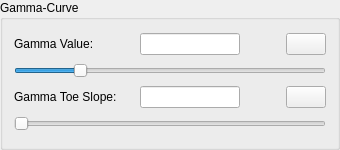
                  <widget class="QGroupBox" name="groupBox_5">
                   <property name="minimumSize">
                    <size>
                     <width>0</width>
                     <height>150</height>
                    </size>
                   </property>
                   <property name="maximumSize">
                    <size>
                     <width>16777215</width>
                     <height>200</height>
                    </size>
                   </property>
                   <property name="title">
                    <string>Gamma-Curve</string>
                   </property>
                   <layout class="QHBoxLayout" name="horizontalLayout_7">
                    <item>
                     <layout class="QVBoxLayout" name="verticalLayout_9">
                      <item>
                       <layout class="QHBoxLayout" name="horizontalLayout_12">
                        <item>
                         <widget class="QLabel" name="label_2">
                          <property name="minimumSize">
                           <size>
                            <width>120</width>
                            <height>0</height>
                           </size>
                          </property>
                          <property name="maximumSize">
                           <size>
                            <width>120</width>
                            <height>16777215</height>
                           </size>
                          </property>
                          <property name="text">
                           <string>Gamma Value:</string>
                          </property>
                         </widget>
                        </item>
                        <item>
                         <widget class="QLineEdit" name="LE_Gamma">
                          <property name="maximumSize">
                           <size>
                            <width>100</width>
                            <height>16777215</height>
                           </size>
                          </property>
                         </widget>
                        </item>
                        <item>
                         <spacer name="horizontalSpacer_2">
                          <property name="orientation">
                           <enum>Qt::Horizontal</enum>
                          </property>
                          <property name="sizeHint" stdset="0">
                           <size>
                            <width>40</width>
                            <height>20</height>
                           </size>
                          </property>
                         </spacer>
                        </item>
                        <item>
                         <widget class="QPushButton" name="B_GammaOrig">
                          <property name="maximumSize">
                           <size>
                            <width>50</width>
                            <height>16777215</height>
                           </size>
                          </property>
                          <property name="text">
                           <string/>
                          </property>
                          <property name="icon">
                           <iconset resource="rawshop.qrc">
                            <normaloff>:/curved.ico</normaloff>:/curved.ico</iconset>
                          </property>
                         </widget>
                        </item>
                       </layout>
                      </item>
                      <item>
                       <widget class="QSlider" name="SD_Gamma">
                        <property name="minimum">
                         <number>1</number>
                        </property>
                        <property name="maximum">
                         <number>500</number>
                        </property>
                        <property name="value">
                         <number>100</number>
                        </property>
                        <property name="orientation">
                         <enum>Qt::Horizontal</enum>
                        </property>
                       </widget>
                      </item>
                      <item>
                       <layout class="QHBoxLayout" name="horizontalLayout_15">
                        <item>
                         <widget class="QLabel" name="label_5">
                          <property name="minimumSize">
                           <size>
                            <width>120</width>
                            <height>0</height>
                           </size>
                          </property>
                          <property name="maximumSize">
                           <size>
                            <width>120</width>
                            <height>16777215</height>
                           </size>
                          </property>
                          <property name="text">
                           <string>Gamma Toe Slope: </string>
                          </property>
                         </widget>
                        </item>
                        <item>
                         <widget class="QLineEdit" name="LE_Gamma_slope">
                          <property name="minimumSize">
                           <size>
                            <width>0</width>
                            <height>0</height>
                           </size>
                          </property>
                          <property name="maximumSize">
                           <size>
                            <width>100</width>
                            <height>16777215</height>
                           </size>
                          </property>
                         </widget>
                        </item>
                        <item>
                         <spacer name="horizontalSpacer_18">
                          <property name="orientation">
                           <enum>Qt::Horizontal</enum>
                          </property>
                          <property name="sizeHint" stdset="0">
                           <size>
                            <width>40</width>
                            <height>20</height>
                           </size>
                          </property>
                         </spacer>
                        </item>
                        <item>
                         <widget class="QPushButton" name="B_orig_Gamma_slope">
                          <property name="minimumSize">
                           <size>
                            <width>0</width>
                            <height>0</height>
                           </size>
                          </property>
                          <property name="maximumSize">
                           <size>
                            <width>40</width>
                            <height>16777215</height>
                           </size>
                          </property>
                          <property name="text">
                           <string/>
                          </property>
                          <property name="icon">
                           <iconset resource="rawshop.qrc">
                            <normaloff>:/curved.ico</normaloff>:/curved.ico</iconset>
                          </property>
                         </widget>
                        </item>
                       </layout>
                      </item>
                      <item>
                       <widget class="QSlider" name="SD_Gamma_slope">
                        <property name="maximum">
                         <number>2000</number>
                        </property>
                        <property name="orientation">
                         <enum>Qt::Horizontal</enum>
                        </property>
                       </widget>
                      </item>
                     </layout>
                    </item>
                   </layout>
                  </widget>
